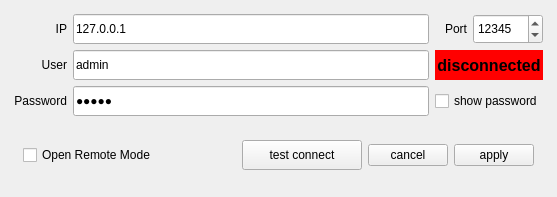
<?xml version="1.0" encoding="UTF-8"?>
<ui version="4.0">
 <class>RemoteSettings</class>
 <widget class="QMainWindow" name="RemoteSettings">
  <property name="geometry">
   <rect>
    <x>0</x>
    <y>0</y>
    <width>557</width>
    <height>197</height>
   </rect>
  </property>
  <property name="windowTitle">
   <string>Remote Settings</string>
  </property>
  <widget class="QWidget" name="centralwidget">
   <layout class="QGridLayout" name="gridLayout">
    <item row="3" column="5">
     <spacer name="horizontalSpacer_3">
      <property name="orientation">
       <enum>Qt::Horizontal</enum>
      </property>
      <property name="sizeType">
       <enum>QSizePolicy::Fixed</enum>
      </property>
      <property name="sizeHint" stdset="0">
       <size>
        <width>5</width>
        <height>20</height>
       </size>
      </property>
     </spacer>
    </item>
    <item row="2" column="1">
     <widget class="QLabel" name="label_user">
      <property name="text">
       <string>User</string>
      </property>
      <property name="alignment">
       <set>Qt::AlignRight|Qt::AlignTrailing|Qt::AlignVCenter</set>
      </property>
     </widget>
    </item>
    <item row="3" column="1">
     <widget class="QLabel" name="label_password">
      <property name="text">
       <string>Password</string>
      </property>
      <property name="alignment">
       <set>Qt::AlignRight|Qt::AlignTrailing|Qt::AlignVCenter</set>
      </property>
     </widget>
    </item>
    <item row="1" column="4">
     <widget class="QSpinBox" name="port">
      <property name="minimumSize">
       <size>
        <width>70</width>
        <height>30</height>
       </size>
      </property>
      <property name="minimum">
       <number>1</number>
      </property>
      <property name="maximum">
       <number>65535</number>
      </property>
      <property name="value">
       <number>12345</number>
      </property>
     </widget>
    </item>
    <item row="2" column="3" colspan="2">
     <widget class="QLabel" name="connect_result">
      <property name="font">
       <font>
        <pointsize>12</pointsize>
        <weight>75</weight>
        <bold>true</bold>
       </font>
      </property>
      <property name="styleSheet">
       <string notr="true">QLabel{background-color:rgb(255, 0, 0)}</string>
      </property>
      <property name="text">
       <string>disconnected</string>
      </property>
      <property name="textFormat">
       <enum>Qt::AutoText</enum>
      </property>
      <property name="alignment">
       <set>Qt::AlignCenter</set>
      </property>
     </widget>
    </item>
    <item row="1" column="1">
     <widget class="QLabel" name="label_ip">
      <property name="text">
       <string>IP</string>
      </property>
      <property name="alignment">
       <set>Qt::AlignRight|Qt::AlignTrailing|Qt::AlignVCenter</set>
      </property>
     </widget>
    </item>
    <item row="4" column="1" colspan="4">
     <widget class="QWidget" name="widget" native="true">
      <layout class="QHBoxLayout" name="horizontalLayout">
       <item>
        <widget class="QCheckBox" name="remote_mode_enabled">
         <property name="text">
          <string>Open Remote Mode</string>
         </property>
        </widget>
       </item>
       <item>
        <spacer name="horizontalSpacer">
         <property name="orientation">
          <enum>Qt::Horizontal</enum>
         </property>
         <property name="sizeHint" stdset="0">
          <size>
           <width>40</width>
           <height>20</height>
          </size>
         </property>
        </spacer>
       </item>
       <item>
        <widget class="QPushButton" name="test_connect">
         <property name="minimumSize">
          <size>
           <width>120</width>
           <height>30</height>
          </size>
         </property>
         <property name="text">
          <string>test connect</string>
         </property>
        </widget>
       </item>
       <item>
        <widget class="QPushButton" name="cancel">
         <property name="text">
          <string>cancel</string>
         </property>
        </widget>
       </item>
       <item>
        <widget class="QPushButton" name="confirm">
         <property name="text">
          <string>apply</string>
         </property>
         <property name="shortcut">
          <string/>
         </property>
        </widget>
       </item>
      </layout>
     </widget>
    </item>
    <item row="1" column="3">
     <widget class="QLabel" name="label_port">
      <property name="text">
       <string>Port</string>
      </property>
      <property name="alignment">
       <set>Qt::AlignRight|Qt::AlignTrailing|Qt::AlignVCenter</set>
      </property>
     </widget>
    </item>
    <item row="3" column="0">
     <spacer name="horizontalSpacer_2">
      <property name="orientation">
       <enum>Qt::Horizontal</enum>
      </property>
      <property name="sizeType">
       <enum>QSizePolicy::Fixed</enum>
      </property>
      <property name="sizeHint" stdset="0">
       <size>
        <width>5</width>
        <height>20</height>
       </size>
      </property>
     </spacer>
    </item>
    <item row="3" column="3" colspan="2">
     <widget class="QCheckBox" name="show_passwd">
      <property name="text">
       <string>show password</string>
      </property>
     </widget>
    </item>
    <item row="1" column="2">
     <widget class="QLineEdit" name="ip">
      <property name="minimumSize">
       <size>
        <width>280</width>
        <height>30</height>
       </size>
      </property>
      <property name="text">
       <string>127.0.0.1</string>
      </property>
     </widget>
    </item>
    <item row="3" column="2">
     <widget class="QLineEdit" name="password">
      <property name="minimumSize">
       <size>
        <width>280</width>
        <height>30</height>
       </size>
      </property>
      <property name="text">
       <string>admin</string>
      </property>
      <property name="echoMode">
       <enum>QLineEdit::Password</enum>
      </property>
     </widget>
    </item>
    <item row="2" column="2">
     <widget class="QLineEdit" name="user">
      <property name="minimumSize">
       <size>
        <width>280</width>
        <height>30</height>
       </size>
      </property>
      <property name="text">
       <string>admin</string>
      </property>
     </widget>
    </item>
    <item row="0" column="2">
     <spacer name="verticalSpacer">
      <property name="orientation">
       <enum>Qt::Vertical</enum>
      </property>
      <property name="sizeType">
       <enum>QSizePolicy::Fixed</enum>
      </property>
      <property name="sizeHint" stdset="0">
       <size>
        <width>20</width>
        <height>5</height>
       </size>
      </property>
     </spacer>
    </item>
   </layout>
  </widget>
 </widget>
 <resources/>
 <connections/>
</ui>
